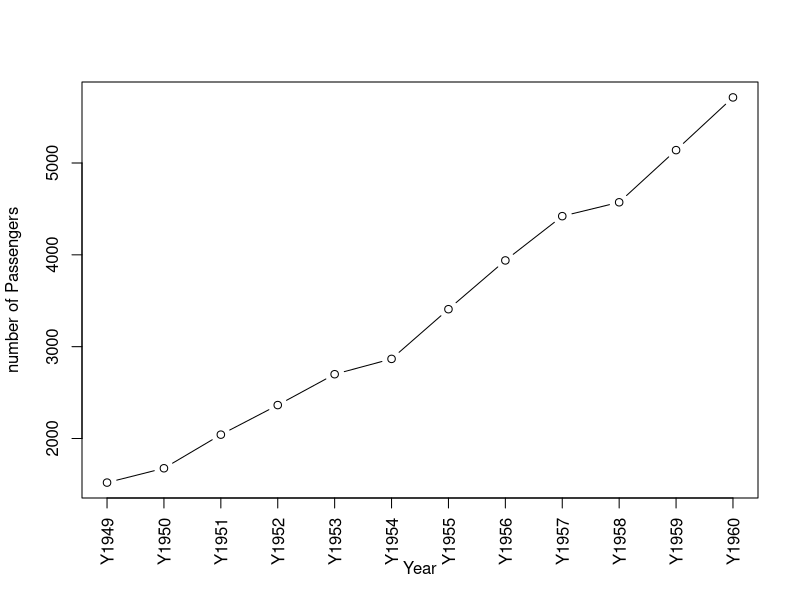
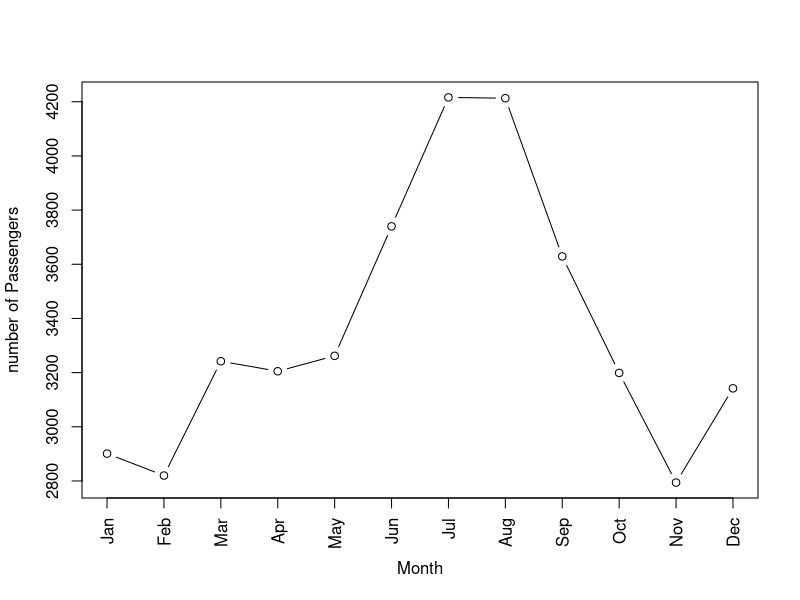

The R script that drew these images, in order:
# Lab 1 Quiz - Introduction to R

# Importing our dataset as dataframe. We will use airpassengers dataset from R for years (1949- 1960)
dn = list(paste("Y", as.character(1949:1960), sep = ""), month.abb)
airmat = matrix(AirPassengers, 12, byrow = TRUE, dimnames = dn)
air = as.data.frame(t(airmat))

# Average airpassengers for year 1951
avgPass1951 = mean(air$Y1951)

# Max number of airpassengers for months January and February
maxJan = max(air["Jan",])
maxFeb = max(air["Feb",])

#find cross correlation of years 1952, 1953 1954 with year 1951.
cor5251 = cor(air$Y1952,air$Y1951)
cor5351 = cor(air$Y1953,air$Y1951)#
cor5451 = cor(air$Y1954,air$Y1951)

#find cross correlation of years January, February with month November.
corJanNov = cor(unlist(air["Jan",]),unlist(air["Nov",]))
corFebNov = cor(unlist(air["Feb",]),unlist(air["Nov",]))

# Saving the sum of all airpassengers per year in a vector and ploting it 
sumPerYear = colSums(air)

plot(sumPerYear,type = "b",xaxt= 'n', xlab = "Year", ylab = "number of Passengers")
axis(1, at = 1:(1960 - 1949 + 1),labels = names(air), las=2 )

# Saving the sum of all airpassengers per month in a vector and ploting it 
sumPerMonth = rowSums(air)

plot(sumPerMonth,type = "b",xaxt= 'n', xlab = "Month", ylab = "number of Passengers" )
axis(1, at = 1:12,labels = rownames(air)[1:12], las=2 )
